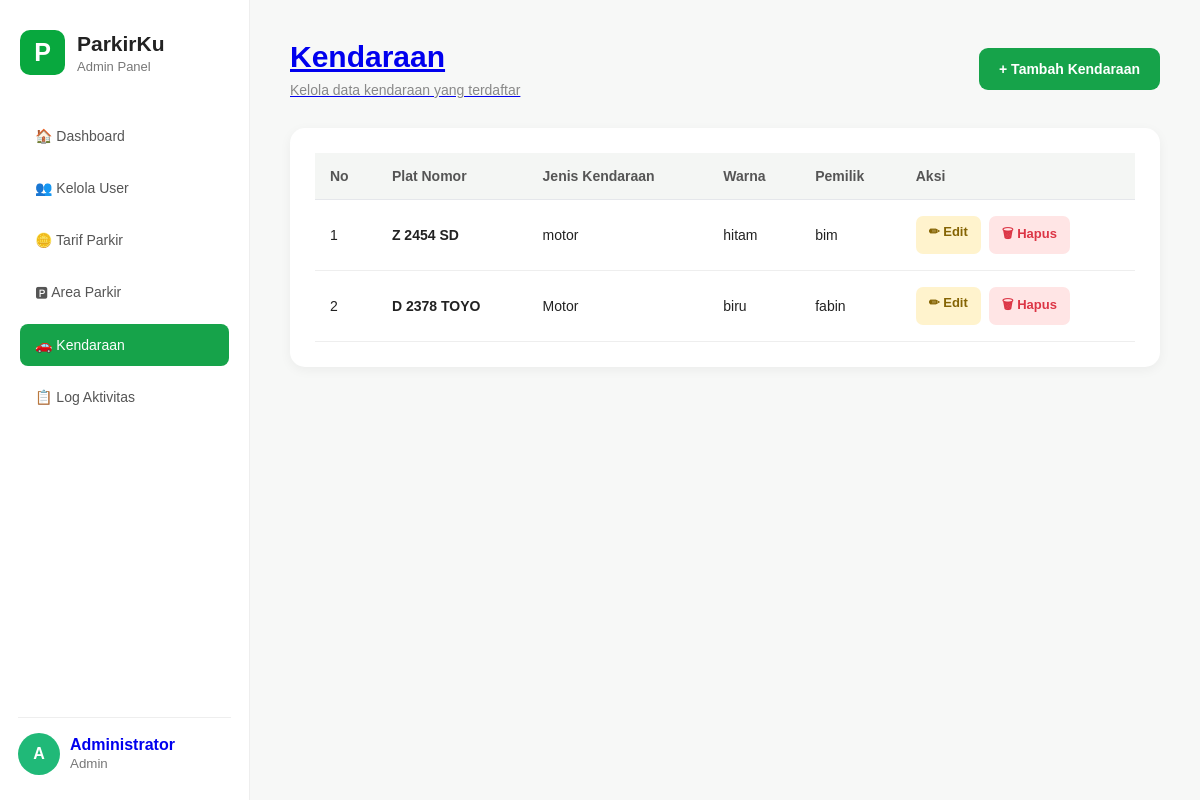
Screenshot of /view/kendaraan.php (signed in) with the database file from the repository.
### tables this page shows
CREATE TABLE `tb_kendaraan` (
  `id_kendaraan` int(11) NOT NULL,
  `plat_nomer` varchar(50) NOT NULL,
  `jenis_kendaraan` varchar(30) NOT NULL,
  `warna` varchar(30) NOT NULL,
  `penilik` varchar(50) NOT NULL
);

### view/kendaraan.php (the view, shortened to what this page needs)
<?php
include_once __DIR__ . "/../model/m_koneksi.php";
$query = mysqli_query($conn, "
    SELECT *
    FROM tb_kendaraan
    ORDER BY id_kendaraan DESC
");
?>
<!DOCTYPE html>
<html lang="id">
<head>
    <link rel="stylesheet" href="../assets/kendaraan.css">
  <link rel="stylesheet" href="../assets/area_parkir.css">
</head>
<body>
<div class="sidebar">
    <div class="logo">
        <div class="logo-box">P</div>
        <div>
            <h2>ParkirKu</h2>
            <p>Admin Panel</p>
        </div>
    </div>
    <ul class="menu">
        <li>
            <a href="dashboard.php">
                🏠 Dashboard
            </a>
        </li>
        <li>
            <a href="kelola_user.php">
                👥 Kelola User
            </a>
        </li>
        <li>
            <a href="tarif_parkir.php">
                🪙 Tarif Parkir
            </a>
        </li>
        <li>
            <a href="area_parkir.php" >
                🅿 Area Parkir
            </a>
        </li>
        <li>
            <a href="kendaraan.php"class="active">
                🚗 Kendaraan
            </a>
        </li>
        <li>
            <a href="log_aktivitas.php">
                📋 Log Aktivitas
        </li>
    </ul>
    <div class="admin">
        <div class="admin-icon">A</div>
        <div>
            <b>Administrator</b>
            <br>
            <small>Admin</small>
        </div>
    </div>
</div>
<div class="content">
    <div class="header">
        <div>
            <h1>Kendaraan</h1>
            <p>Kelola data kendaraan yang terdaftar</p>
        </div>
        <a href="tambah_kendaraan.php" class="btn-tambah">
            + Tambah Kendaraan
        </a>
    </div>
    <div class="table-container">
        <table>
            <thead>
                <tr>
                    <th>No</th>
                    <th>Plat Nomor</th>
                    <th>Jenis Kendaraan</th>
                    <th>Warna</th>
                    <th>Pemilik</th>
                    <th>Aksi</th>
                </tr>
            </thead>
            <tbody>
            <?php
            $no = 1;
            if (mysqli_num_rows($query) > 0) {
                while ($kendaraan = mysqli_fetch_assoc($query)) {
            ?>
                <tr>
                    <td><?= $no++; ?></td>
                    <td>
                        <b>
                            <?= htmlspecialchars($kendaraan['plat_nomer']); ?>
                        </b>
                    </td>
                    <td>
                        <?= htmlspecialchars($kendaraan['jenis_kendaraan']); ?>
                    </td>
                    <td>
                        <?= htmlspecialchars($kendaraan['warna']); ?>
                    </td>
                    <td>
                        <?= htmlspecialchars($kendaraan['penilik']); ?>
                    </td>
                    <td>
                        <div class="aksi">
                            <a
                                href="edit_kendaraan.php?id=<?= $kendaraan['id_kendaraan']; ?>"
                                class="btn-edit">
                                ✏ Edit
                            </a>
                            <a
                                href="../controller/c_data.php?hapus_kendaraan=<?= $kendaraan['id_kendaraan']; ?>"
                                class="btn-hapus"
                                onclick="return confirm('Yakin ingin menghapus kendaraan ini?');">
                                🗑 Hapus
                            </a>
                        </div>
                    </td>
                </tr>
            <?php
                }
            }
            ?>
            </tbody>
        </table>
    </div>
</div>
</body>
</html>

### assets/kendaraan.css (style rules this page uses)
* { margin: 0; padding: 0; box-sizing: border-box; }
body { font-family: Arial, sans-serif; background: #f5f7fb; color: #222; }
.sidebar { position: fixed; width: 240px; height: 100vh; background: #fff; border-right: 1px solid #e5e7eb; padding: 25px 18px; }
.logo { display: flex; align-items: center; gap: 12px; margin-bottom: 35px; }
.logo-box { width: 45px; height: 45px; background: #25eb36; color: white; border-radius: 10px; display: flex; align-items: center; justify-content: center; font-size: 22px; font-weight: bold; }
.logo h2 { font-size: 20px; }
.logo p { color: #777; font-size: 12px; margin-top: 3px; }
.menu { list-style: none; }
.menu li { margin-bottom: 8px; }
.menu li a { display: block; padding: 13px 15px; text-decoration: none; color: #555; border-radius: 8px; font-size: 14px; transition: 0.3s; }
.menu li a.active { background: #16a34a !important; color: white !important; }
.admin { position: absolute; bottom: 20px; left: 18px; right: 18px; display: flex; align-items: center; gap: 10px; padding-top: 15px; border-top: 1px solid #eee; }
.admin-icon { width: 38px; height: 38px; border-radius: 50%; background: #25eb4a; color: white; display: flex; align-items: center; justify-content: center; font-weight: bold; }
.admin small { color: #888; }
.content { margin-left: 240px; padding: 35px; min-height: 100vh; }
.header { display: flex; justify-content: space-between; align-items: center; margin-bottom: 30px; }
.header h1 { font-size: 30px; margin-bottom: 7px; }
.header p { color: #777; font-size: 14px; }
.btn-tambah { display: inline-block; padding: 12px 18px; background: #25eb5c; color: white; text-decoration: none; border-radius: 8px; font-size: 14px; font-weight: bold; }
.table-container { background: white; padding: 20px; border-radius: 12px; box-shadow: 0 2px 10px rgba(0,0,0,.05); overflow-x: auto; }
table { width: 100%; border-collapse: collapse; min-width: 750px; }
thead { background: #f8fafc; }
th { padding: 15px 12px; text-align: left; font-size: 13px; color: #555; border-bottom: 1px solid #e5e7eb; }
td { padding: 15px 12px; font-size: 14px; border-bottom: 1px solid #eee; }
.aksi { display: flex; gap: 8px; white-space: nowrap; }
.btn-edit, .btn-hapus { display: inline-block; padding: 8px 12px; border-radius: 6px; text-decoration: none; font-size: 13px; font-weight: bold; }
.btn-edit { background: #25eb5e; color: white; }
.btn-hapus { background: #ef4444; color: white; }
.menu a.active { background: #16a34a !important; color: white !important; }
.btn-tambah, .btn-primary, button.tambah, a[href*="tambah"] { background: #16a34a !important; color: white !important; border: none; }

### rows the page displays
tb_kendaraan: plat_nomer "Z 2454 SD", jenis_kendaraan "motor", warna "hitam", penilik "bim"
tb_kendaraan: plat_nomer "D 2378 TOYO", jenis_kendaraan "Motor", warna "biru", penilik "fabin"
